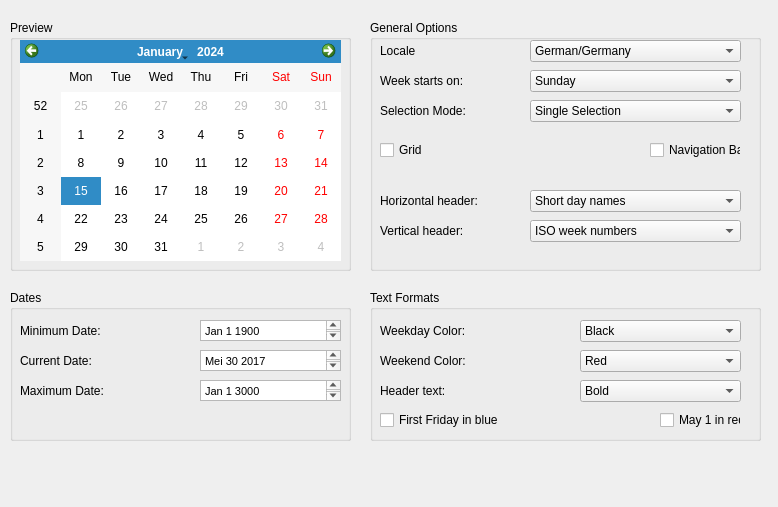
<?xml version="1.0" encoding="UTF-8"?>
<ui version="4.0">
 <class>Dialog</class>
 <widget class="QDialog" name="Dialog">
  <property name="geometry">
   <rect>
    <x>0</x>
    <y>0</y>
    <width>778</width>
    <height>507</height>
   </rect>
  </property>
  <property name="minimumSize">
   <size>
    <width>0</width>
    <height>490</height>
   </size>
  </property>
  <property name="tabletTracking">
   <bool>true</bool>
  </property>
  <property name="windowTitle">
   <string>Dialog</string>
  </property>
  <widget class="QWidget" name="gridLayoutWidget">
   <property name="geometry">
    <rect>
     <x>10</x>
     <y>20</y>
     <width>341</width>
     <height>251</height>
    </rect>
   </property>
   <layout class="QGridLayout" name="gridLayout">
    <item row="0" column="0">
     <widget class="QGroupBox" name="groupBox">
      <property name="title">
       <string>Preview</string>
      </property>
      <widget class="QCalendarWidget" name="calendarWidget">
       <property name="geometry">
        <rect>
         <x>10</x>
         <y>20</y>
         <width>321</width>
         <height>221</height>
        </rect>
       </property>
      </widget>
     </widget>
    </item>
   </layout>
  </widget>
  <widget class="QWidget" name="gridLayoutWidget_2">
   <property name="geometry">
    <rect>
     <x>10</x>
     <y>290</y>
     <width>341</width>
     <height>151</height>
    </rect>
   </property>
   <layout class="QGridLayout" name="gridLayout_2">
    <item row="0" column="0">
     <widget class="QGroupBox" name="groupBox_2">
      <property name="title">
       <string>Dates</string>
      </property>
      <widget class="QWidget" name="verticalLayoutWidget">
       <property name="geometry">
        <rect>
         <x>10</x>
         <y>30</y>
         <width>121</width>
         <height>21</height>
        </rect>
       </property>
       <layout class="QVBoxLayout" name="verticalLayout">
        <item>
         <widget class="QLabel" name="label">
          <property name="text">
           <string>Minimum Date:</string>
          </property>
         </widget>
        </item>
       </layout>
      </widget>
      <widget class="QWidget" name="verticalLayoutWidget_2">
       <property name="geometry">
        <rect>
         <x>10</x>
         <y>60</y>
         <width>121</width>
         <height>21</height>
        </rect>
       </property>
       <layout class="QVBoxLayout" name="verticalLayout_2">
        <item>
         <widget class="QLabel" name="label_2">
          <property name="text">
           <string>Current Date:</string>
          </property>
         </widget>
        </item>
       </layout>
      </widget>
      <widget class="QWidget" name="verticalLayoutWidget_3">
       <property name="geometry">
        <rect>
         <x>10</x>
         <y>90</y>
         <width>121</width>
         <height>21</height>
        </rect>
       </property>
       <layout class="QVBoxLayout" name="verticalLayout_3">
        <item>
         <widget class="QLabel" name="label_3">
          <property name="text">
           <string>Maximum Date:</string>
          </property>
         </widget>
        </item>
       </layout>
      </widget>
      <widget class="QTextEdit" name="textEdit">
       <property name="geometry">
        <rect>
         <x>190</x>
         <y>30</y>
         <width>141</width>
         <height>21</height>
        </rect>
       </property>
       <property name="html">
        <string>&lt;!DOCTYPE HTML PUBLIC &quot;-//W3C//DTD HTML 4.0//EN&quot; &quot;http://www.w3.org/TR/REC-html40/strict.dtd&quot;&gt;
&lt;html&gt;&lt;head&gt;&lt;meta name=&quot;qrichtext&quot; content=&quot;1&quot; /&gt;&lt;style type=&quot;text/css&quot;&gt;
p, li { white-space: pre-wrap; }
&lt;/style&gt;&lt;/head&gt;&lt;body style=&quot; font-family:'MS Shell Dlg 2'; font-size:8.25pt; font-weight:400; font-style:normal;&quot;&gt;
&lt;p style=&quot; margin-top:0px; margin-bottom:0px; margin-left:0px; margin-right:0px; -qt-block-indent:0; text-indent:0px;&quot;&gt;Jan 1 1900&lt;/p&gt;
&lt;p style=&quot;-qt-paragraph-type:empty; margin-top:0px; margin-bottom:0px; margin-left:0px; margin-right:0px; -qt-block-indent:0; text-indent:0px;&quot;&gt;&lt;br /&gt;&lt;/p&gt;&lt;/body&gt;&lt;/html&gt;</string>
       </property>
      </widget>
      <widget class="QTextEdit" name="textEdit_2">
       <property name="geometry">
        <rect>
         <x>190</x>
         <y>60</y>
         <width>141</width>
         <height>21</height>
        </rect>
       </property>
       <property name="html">
        <string>&lt;!DOCTYPE HTML PUBLIC &quot;-//W3C//DTD HTML 4.0//EN&quot; &quot;http://www.w3.org/TR/REC-html40/strict.dtd&quot;&gt;
&lt;html&gt;&lt;head&gt;&lt;meta name=&quot;qrichtext&quot; content=&quot;1&quot; /&gt;&lt;style type=&quot;text/css&quot;&gt;
p, li { white-space: pre-wrap; }
&lt;/style&gt;&lt;/head&gt;&lt;body style=&quot; font-family:'MS Shell Dlg 2'; font-size:8.25pt; font-weight:400; font-style:normal;&quot;&gt;
&lt;p style=&quot; margin-top:0px; margin-bottom:0px; margin-left:0px; margin-right:0px; -qt-block-indent:0; text-indent:0px;&quot;&gt;Mei 30 2017&lt;/p&gt;
&lt;p style=&quot;-qt-paragraph-type:empty; margin-top:0px; margin-bottom:0px; margin-left:0px; margin-right:0px; -qt-block-indent:0; text-indent:0px;&quot;&gt;&lt;br /&gt;&lt;/p&gt;&lt;/body&gt;&lt;/html&gt;</string>
       </property>
      </widget>
      <widget class="QTextEdit" name="textEdit_3">
       <property name="geometry">
        <rect>
         <x>190</x>
         <y>90</y>
         <width>141</width>
         <height>21</height>
        </rect>
       </property>
       <property name="html">
        <string>&lt;!DOCTYPE HTML PUBLIC &quot;-//W3C//DTD HTML 4.0//EN&quot; &quot;http://www.w3.org/TR/REC-html40/strict.dtd&quot;&gt;
&lt;html&gt;&lt;head&gt;&lt;meta name=&quot;qrichtext&quot; content=&quot;1&quot; /&gt;&lt;style type=&quot;text/css&quot;&gt;
p, li { white-space: pre-wrap; }
&lt;/style&gt;&lt;/head&gt;&lt;body style=&quot; font-family:'MS Shell Dlg 2'; font-size:8.25pt; font-weight:400; font-style:normal;&quot;&gt;
&lt;p style=&quot; margin-top:0px; margin-bottom:0px; margin-left:0px; margin-right:0px; -qt-block-indent:0; text-indent:0px;&quot;&gt;Jan 1 3000&lt;/p&gt;&lt;/body&gt;&lt;/html&gt;</string>
       </property>
      </widget>
     </widget>
    </item>
   </layout>
  </widget>
  <widget class="QWidget" name="gridLayoutWidget_3">
   <property name="geometry">
    <rect>
     <x>370</x>
     <y>20</y>
     <width>391</width>
     <height>251</height>
    </rect>
   </property>
   <layout class="QGridLayout" name="gridLayout_3">
    <item row="0" column="1">
     <widget class="QGroupBox" name="groupBox_3">
      <property name="acceptDrops">
       <bool>true</bool>
      </property>
      <property name="title">
       <string>General Options</string>
      </property>
      <widget class="QWidget" name="verticalLayoutWidget_4">
       <property name="geometry">
        <rect>
         <x>10</x>
         <y>20</y>
         <width>121</width>
         <height>21</height>
        </rect>
       </property>
       <layout class="QVBoxLayout" name="verticalLayout_4">
        <item>
         <widget class="QLabel" name="label_4">
          <property name="text">
           <string>Locale</string>
          </property>
         </widget>
        </item>
       </layout>
      </widget>
      <widget class="QWidget" name="verticalLayoutWidget_5">
       <property name="geometry">
        <rect>
         <x>10</x>
         <y>50</y>
         <width>121</width>
         <height>21</height>
        </rect>
       </property>
       <layout class="QVBoxLayout" name="verticalLayout_5">
        <item>
         <widget class="QLabel" name="label_5">
          <property name="text">
           <string>Week starts on:</string>
          </property>
         </widget>
        </item>
       </layout>
      </widget>
      <widget class="QWidget" name="verticalLayoutWidget_6">
       <property name="geometry">
        <rect>
         <x>10</x>
         <y>80</y>
         <width>121</width>
         <height>21</height>
        </rect>
       </property>
       <layout class="QVBoxLayout" name="verticalLayout_6">
        <item>
         <widget class="QLabel" name="label_6">
          <property name="text">
           <string>Selection Mode:</string>
          </property>
         </widget>
        </item>
       </layout>
      </widget>
      <widget class="QWidget" name="verticalLayoutWidget_7">
       <property name="geometry">
        <rect>
         <x>160</x>
         <y>20</y>
         <width>211</width>
         <height>22</height>
        </rect>
       </property>
       <layout class="QVBoxLayout" name="verticalLayout_7">
        <item>
         <widget class="QComboBox" name="comboBox">
          <item>
           <property name="text">
            <string>German/Germany</string>
           </property>
          </item>
         </widget>
        </item>
       </layout>
      </widget>
      <widget class="QWidget" name="verticalLayoutWidget_8">
       <property name="geometry">
        <rect>
         <x>160</x>
         <y>50</y>
         <width>211</width>
         <height>22</height>
        </rect>
       </property>
       <layout class="QVBoxLayout" name="verticalLayout_8">
        <item>
         <widget class="QComboBox" name="comboBox_2">
          <item>
           <property name="text">
            <string>Sunday</string>
           </property>
          </item>
         </widget>
        </item>
       </layout>
      </widget>
      <widget class="QWidget" name="verticalLayoutWidget_9">
       <property name="geometry">
        <rect>
         <x>160</x>
         <y>80</y>
         <width>211</width>
         <height>22</height>
        </rect>
       </property>
       <layout class="QVBoxLayout" name="verticalLayout_9">
        <item>
         <widget class="QComboBox" name="comboBox_3">
          <item>
           <property name="text">
            <string>Single Selection</string>
           </property>
          </item>
         </widget>
        </item>
       </layout>
      </widget>
      <widget class="QWidget" name="verticalLayoutWidget_10">
       <property name="geometry">
        <rect>
         <x>10</x>
         <y>120</y>
         <width>121</width>
         <height>21</height>
        </rect>
       </property>
       <layout class="QVBoxLayout" name="verticalLayout_10">
        <item>
         <widget class="QCheckBox" name="checkBox">
          <property name="text">
           <string>Grid</string>
          </property>
         </widget>
        </item>
       </layout>
      </widget>
      <widget class="QWidget" name="verticalLayoutWidget_11">
       <property name="geometry">
        <rect>
         <x>270</x>
         <y>120</y>
         <width>101</width>
         <height>21</height>
        </rect>
       </property>
       <layout class="QVBoxLayout" name="verticalLayout_11"/>
      </widget>
      <widget class="QCheckBox" name="checkBox_2">
       <property name="geometry">
        <rect>
         <x>280</x>
         <y>120</y>
         <width>91</width>
         <height>20</height>
        </rect>
       </property>
       <property name="text">
        <string>Navigation Bar</string>
       </property>
      </widget>
      <widget class="QWidget" name="verticalLayoutWidget_12">
       <property name="geometry">
        <rect>
         <x>10</x>
         <y>170</y>
         <width>121</width>
         <height>21</height>
        </rect>
       </property>
       <layout class="QVBoxLayout" name="verticalLayout_12">
        <item>
         <widget class="QLabel" name="label_7">
          <property name="text">
           <string>Horizontal header:</string>
          </property>
         </widget>
        </item>
       </layout>
      </widget>
      <widget class="QWidget" name="verticalLayoutWidget_13">
       <property name="geometry">
        <rect>
         <x>10</x>
         <y>200</y>
         <width>121</width>
         <height>21</height>
        </rect>
       </property>
       <layout class="QVBoxLayout" name="verticalLayout_13">
        <item>
         <widget class="QLabel" name="label_8">
          <property name="text">
           <string>Vertical header:</string>
          </property>
         </widget>
        </item>
       </layout>
      </widget>
      <widget class="QWidget" name="verticalLayoutWidget_14">
       <property name="geometry">
        <rect>
         <x>160</x>
         <y>170</y>
         <width>211</width>
         <height>22</height>
        </rect>
       </property>
       <layout class="QVBoxLayout" name="verticalLayout_14">
        <item>
         <widget class="QComboBox" name="comboBox_4">
          <item>
           <property name="text">
            <string>Short day names</string>
           </property>
          </item>
         </widget>
        </item>
       </layout>
      </widget>
      <widget class="QWidget" name="verticalLayoutWidget_15">
       <property name="geometry">
        <rect>
         <x>160</x>
         <y>200</y>
         <width>211</width>
         <height>22</height>
        </rect>
       </property>
       <layout class="QVBoxLayout" name="verticalLayout_15">
        <item>
         <widget class="QComboBox" name="comboBox_5">
          <item>
           <property name="text">
            <string>ISO week numbers</string>
           </property>
          </item>
         </widget>
        </item>
       </layout>
      </widget>
     </widget>
    </item>
   </layout>
  </widget>
  <widget class="QWidget" name="gridLayoutWidget_4">
   <property name="geometry">
    <rect>
     <x>370</x>
     <y>290</y>
     <width>391</width>
     <height>151</height>
    </rect>
   </property>
   <layout class="QGridLayout" name="gridLayout_4">
    <item row="0" column="0">
     <widget class="QGroupBox" name="groupBox_4">
      <property name="title">
       <string>Text Formats</string>
      </property>
      <widget class="QWidget" name="verticalLayoutWidget_19">
       <property name="geometry">
        <rect>
         <x>10</x>
         <y>30</y>
         <width>121</width>
         <height>21</height>
        </rect>
       </property>
       <layout class="QVBoxLayout" name="verticalLayout_20">
        <item>
         <widget class="QLabel" name="label_12">
          <property name="text">
           <string>Weekday Color:</string>
          </property>
         </widget>
        </item>
       </layout>
      </widget>
      <widget class="QWidget" name="verticalLayoutWidget_20">
       <property name="geometry">
        <rect>
         <x>10</x>
         <y>60</y>
         <width>121</width>
         <height>21</height>
        </rect>
       </property>
       <layout class="QVBoxLayout" name="verticalLayout_21">
        <item>
         <widget class="QLabel" name="label_13">
          <property name="text">
           <string>Weekend Color:</string>
          </property>
         </widget>
        </item>
       </layout>
      </widget>
      <widget class="QWidget" name="verticalLayoutWidget_21">
       <property name="geometry">
        <rect>
         <x>10</x>
         <y>90</y>
         <width>121</width>
         <height>21</height>
        </rect>
       </property>
       <layout class="QVBoxLayout" name="verticalLayout_22">
        <item>
         <widget class="QLabel" name="label_14">
          <property name="text">
           <string>Header text:</string>
          </property>
         </widget>
        </item>
       </layout>
      </widget>
      <widget class="QWidget" name="verticalLayoutWidget_22">
       <property name="geometry">
        <rect>
         <x>210</x>
         <y>30</y>
         <width>161</width>
         <height>22</height>
        </rect>
       </property>
       <layout class="QVBoxLayout" name="verticalLayout_23">
        <item>
         <widget class="QComboBox" name="comboBox_7">
          <item>
           <property name="text">
            <string>Black</string>
           </property>
          </item>
         </widget>
        </item>
       </layout>
      </widget>
      <widget class="QWidget" name="verticalLayoutWidget_23">
       <property name="geometry">
        <rect>
         <x>210</x>
         <y>60</y>
         <width>161</width>
         <height>22</height>
        </rect>
       </property>
       <layout class="QVBoxLayout" name="verticalLayout_24">
        <item>
         <widget class="QComboBox" name="comboBox_8">
          <item>
           <property name="text">
            <string>Red</string>
           </property>
          </item>
         </widget>
        </item>
       </layout>
      </widget>
      <widget class="QWidget" name="verticalLayoutWidget_24">
       <property name="geometry">
        <rect>
         <x>210</x>
         <y>90</y>
         <width>161</width>
         <height>22</height>
        </rect>
       </property>
       <layout class="QVBoxLayout" name="verticalLayout_25">
        <item>
         <widget class="QComboBox" name="comboBox_9">
          <item>
           <property name="text">
            <string>Bold</string>
           </property>
          </item>
         </widget>
        </item>
       </layout>
      </widget>
      <widget class="QWidget" name="verticalLayoutWidget_25">
       <property name="geometry">
        <rect>
         <x>10</x>
         <y>120</y>
         <width>141</width>
         <height>21</height>
        </rect>
       </property>
       <layout class="QVBoxLayout" name="verticalLayout_26">
        <item>
         <widget class="QCheckBox" name="checkBox_4">
          <property name="text">
           <string>First Friday in blue</string>
          </property>
         </widget>
        </item>
       </layout>
      </widget>
      <widget class="QWidget" name="verticalLayoutWidget_26">
       <property name="geometry">
        <rect>
         <x>290</x>
         <y>120</y>
         <width>81</width>
         <height>21</height>
        </rect>
       </property>
       <layout class="QVBoxLayout" name="verticalLayout_27">
        <item>
         <widget class="QCheckBox" name="checkBox_5">
          <property name="text">
           <string>May 1 in red</string>
          </property>
         </widget>
        </item>
       </layout>
      </widget>
     </widget>
    </item>
   </layout>
  </widget>
 </widget>
 <resources/>
 <connections/>
</ui>
